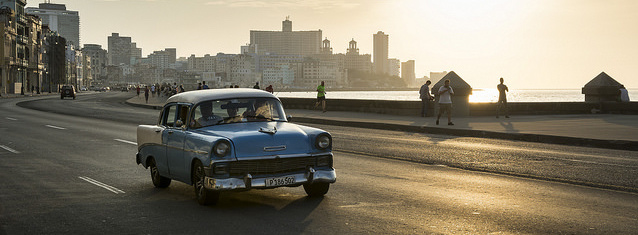
#> input picture DepthNetworks/depth-hints/assets/test_image.jpg, 638 x 235 px, given as the content of the folder ./for_show, which was not available
$ python light_simulation.py --start_img_path ../../DepthNetworks/depth-hints/assets/test_image.jpg
#> lines starting #> are read from the running program, lines starting #| are printed output that depends on the picture; pictures that were not available may be replaced by others from this repository, and a replacement may not be noted
"""
This file aims for simulating the light by given prameters, including:
alpha: Initilized luminous intensity
beta: attenuation paramter, describe the illuminous changes with distance
wavelength (w): color of the light
light type (t): point light, tube light and area light
location (x,y,w): the position of the light sourcel
TODO:
1. Add argument parser
"""

from scipy import ndimage
import numpy as np
import matplotlib.pyplot as plt
import math
from PIL import Image
import os
import argparse
import cv2


def simple_add(base_img, light_pattern, alpha = 1.0):
        base_img = base_img.astype(np.float32)
        light_pattern = light_pattern.astype(np.float32)
        resized_light_pattern = cv2.resize(light_pattern, (base_img.shape[1], base_img.shape[0]))
        c = cv2.addWeighted(base_img, 1.0 , resized_light_pattern, alpha , 0)
        return c

# [9 lines left out: function gaussian_add, not called in this run]

def wavelength_to_rgb(wavelength, gamma=0.8):
    """
    Description:
    Given a wavelength in the range of (380nm, 750nm), visible light range.
    a tuple of intergers for (R,G,B) is returned.
    The integers are scaled to the range (0, 1).

    Based on code: http://www.noah.org/wiki/Wavelength_to_RGB_in_Python
    Parameters:
        Wavelength: the given wavelength range in (380, 750)
    Returns:
        (R,G,B): color range in (0,1)
    """
    wavelength = float(wavelength)
    if wavelength >= 380 and wavelength <= 440:
        attenuation = 0.3 + 0.7 * (wavelength - 380) / (440 - 380)
        R = ((-(wavelength - 440) / (440 - 380)) * attenuation) ** gamma
        G = 0.0
        B = (1.0 * attenuation) ** gamma
    elif wavelength >= 440 and wavelength <= 490:
        R = 0.0
        G = ((wavelength - 440) / (490 - 440)) ** gamma
        B = 1.0
    elif wavelength >= 490 and wavelength <= 510:
        R = 0.0
        G = 1.0
        B = (-(wavelength - 510) / (510 - 490)) ** gamma
    elif wavelength >= 510 and wavelength <= 580:
        R = ((wavelength - 510) / (580 - 510)) ** gamma
        G = 1.0
        B = 0.0
    elif wavelength >= 580 and wavelength <= 645:
        R = 1.0
        G = (-(wavelength - 645) / (645 - 580)) ** gamma
        B = 0.0
    elif wavelength >= 645 and wavelength <= 750:
        attenuation = 0.3 + 0.7 * (750 - wavelength) / (750 - 645)
        R = (1.0 * attenuation) ** gamma
        G = 0.0
        B = 0.0
    else:
        R = 0.0
        G = 0.0
        B = 0.0
    return (R, G, B)

# [36 lines left out: function area_light_generation, not called in this run]


def tube_light_generation_by_func(k, b, alpha, beta, wavelength, w = 400, h = 400):
    """Description:
    This functio generates a tube light (light beam) with given paratmers, in which,
    k and b represent the function y = k*x + b
    # TODO:
    Test k, b range
    Args:
        k (int): y = k*x + b
        b (int): y = k*x + b
        alpha (int): An integer (0,1] denotes the illumination intensity.
        beta (int): Annuatation factor. depends on the annuatation function, current beta/distance^2
        wavelength (interger): An interger (380, 750) denotes the wavelength of the light.
        w (int, optional): Width. Defaults to 400.
        h (int, optional): Height. Defaults to 400.
    Returns:
        tube light:  an numpy array with shape (w,h,3)
    """

    tube_light = np.zeros((h,w,3))
    full_light_end_y = int(math.sqrt(beta) + 0.5)
    light_end_y = int(math.sqrt(beta * 20) + 0.5)

    c = wavelength_to_rgb(wavelength)

    for x in range(w):
        for y in range(h):
            distance = abs(k*x - y + b) / math.sqrt(1 + k*k)
            if distance < 0:
                print(distance)
            if distance <= full_light_end_y:
                tube_light[y,x,0] = c[0] * alpha
                tube_light[y,x,1] = c[1] * alpha
                tube_light[y,x,2] = c[2] * alpha
            elif distance> full_light_end_y and distance <= light_end_y:
                attenuation = beta/(distance * distance)
                tube_light[y,x,0] = c[0] * alpha * attenuation
                tube_light[y,x,1] = c[1] * alpha * attenuation
                tube_light[y,x,2] = c[2] * alpha * attenuation

    return tube_light
# [72 lines left out: functions tube_light_generation, point_light_generation, not called in this run]
if __name__ == "__main__":
    parser = argparse.ArgumentParser()
    parser.add_argument("--target_label",  dest='target_label', nargs='?', type = int,
                        help="The target label for target attack", default=920)
    parser.add_argument("--batch_size",  dest='batch_size', nargs='?', type = int,
                        help="Batch size.", default=16)
    parser.add_argument("--start_img_path",             dest='start_img_path',              nargs='?',
                        help='Path to start image', default='./elements/light_10.jpg')
    parser.add_argument("--result_dir",             dest='result_dir',              nargs='?',
                        help='Path to save the results', default='./robust_features')
    args = parser.parse_args()
    h = 40
    w = 370
    color_bar = np.zeros((h, w, 3))

    for w in range(380,70):
        c = wavelength_to_rgb(w)
        # Position start to save color infor
        x = w - 380
        # print("Color:", c[0]* 255, c[1]*255, c[2]*255)
        color_bar[:,x,0] = c[0]
        color_bar[:,x,1] = c[1]
        color_bar[:,x,2] = c[2]
    # [6 lines of commented-out code are left out]
    light_color_list = [0,70,140,200,240,300,1000]
    # [9 lines of commented-out code are left out]
    for light_color in range(380,830,50):
        w_length = light_color
        radians = math.radians(160)
        k = round(math.tan(radians), 2)
        # tube_light = tube_light_generation(135, alpha = 1.0, beta=600, wavelength=w_length)
        # area_light = area_light_generation("left", alpha = 1.0, beta = 800, wavelength= w_length)
        tube_light = tube_light_generation_by_func(k, 350, alpha = 1.0, beta=9, wavelength=520)
        # tube_light_name = "alpha_1.0_beta_400_wavelength_{}.png".format(w_length)
        tube_light_path = os.path.join('./tube_light', 'approach.jpg')
        tube_light_img = Image.fromarray((tube_light*255.0* 0.8).astype(np.uint8))
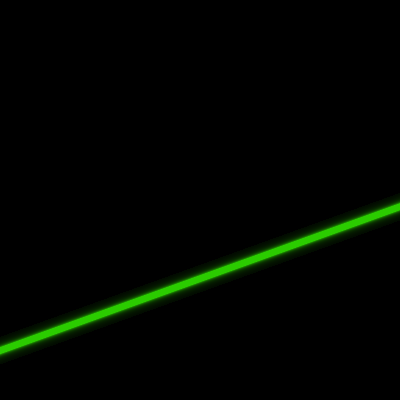
#> tube_light_img: PIL image 400x400 RGB; mean R, G, B 1.2, 5.7, 0
        tube_light_img.save(tube_light_path)
        plt.imshow(tube_light)
        plt.show()
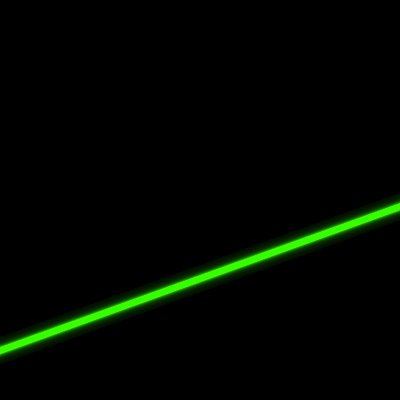
#> shown: shape (400, 400, 3) float64; mean R, G, B 0.00595, 0.0282, 0
        img_path_list = os.listdir('./for_show')
        for img_name in img_path_list:
            img_path = os.path.join('./for_show', img_name)
            img = np.asarray(Image.open(img_path).convert('RGB'), dtype = np.float32)
            img_with_light = simple_add(img, tube_light * 255.0, 0.8)
#> in simple_add, `resized_light_pattern = cv2.resize(light_pattern, (base_img.shape[1], ..`:
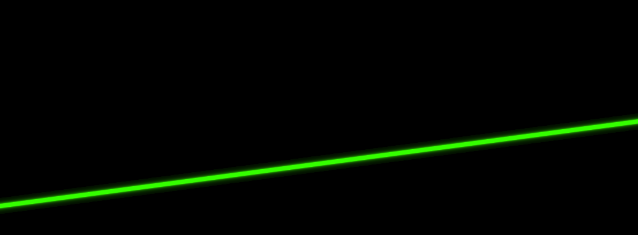
#> resized_light_pattern: shape (235, 638, 3) float32; mean of channels 0, 1, 2 1.5, 7.2, 0; drawn as R, G, B
#> in simple_add, `c = cv2.addWeighted(base_img, 1.0 , resized_light_pattern, alpha , 0)`:
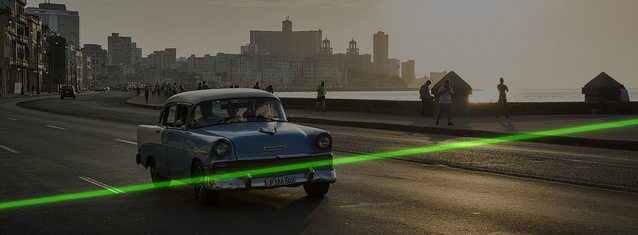
#> c: shape (235, 638, 3) float32; mean R, G, B 131.4, 128.6, 105.7; drawn with min black and max white
            img_with_light = np.clip(img_with_light, 0.0, 255.0)
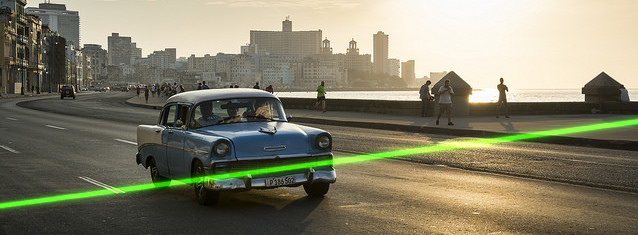
#> img_with_light: shape (235, 638, 3) float32; mean R, G, B 131.4, 128.1, 105.7
            save_light_img = Image.fromarray((img_with_light).astype(np.uint8))
            save_light_img.save('./for_show/green.png')
            plt.imshow(img_with_light/255.0)
            plt.show()
